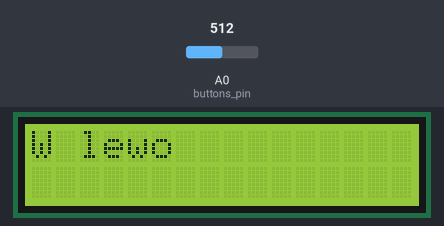
A sketch run on a simulated Arduino Uno, built with avr-gcc and run on an emulated ATmega328P. Parts: 16×2 character LCD. The test bench sets the inputs (shaded band); at power-on: A0 (buttons_pin) = 512. What the sketch prints to the serial monitor is not drawn.

Above: at 1.2 s.
1.3 s: A0 (buttons_pin) set to 490
At 1.9 s:
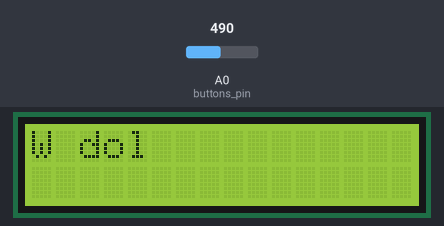
2.8 s: A0 (buttons_pin) set to 313
At 3.2 s:
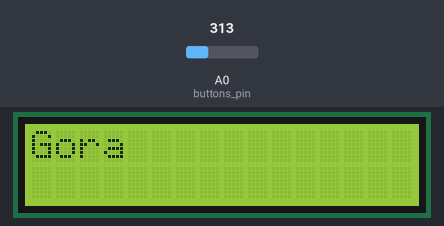
5.8 s: A0 (buttons_pin) set to 0
At 6.9 s:
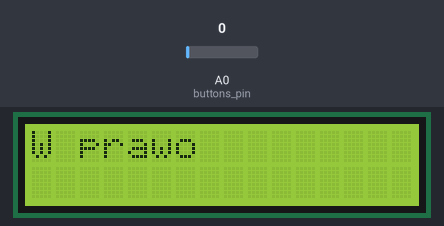
7.3 s: A0 (buttons_pin) set to 750
At 8.3 s:
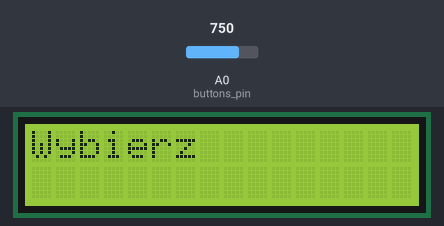
8.8 s: A0 (buttons_pin) set to 306
At 9.6 s:
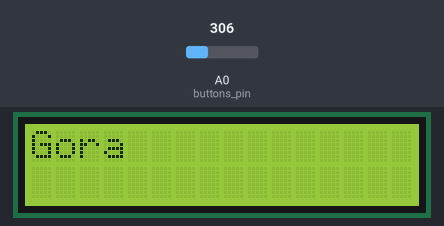
Timing chart, 0 to 10.0 s (numbered marks = the images above; inputs shaded):
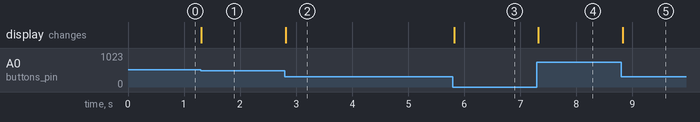

Measured:
- after the input at 1.3 s, the display: changes at once (image 1)
- after the input at 2.8 s, the display: changes at once (image 2)
- after the input at 5.8 s, the display: changes at once (image 3)
- after the input at 7.3 s, the display: changes at once (image 4)
- after the input at 8.8 s, the display: changes at once (image 5)

The sketch:

yciski_lcd_na_wyswietlaczu_0.2_tablice_do_wyswieltania_znako.ino
```cpp
#include <LiquidCrystal.h> //biblioteka do obsługi LCD

LiquidCrystal lcd (8,9,4,5,6,7); //piny pod ktory jest podpiety wyswietlacz
   int numRows = 2;
   int numCols = 16;
   //^ "opis" wyswietlacza: wiersze; kolumny;

   char* buttons[] ={"Gora", "W dol", "W lewo", "W prawo", "Wybierz"};
   //^tablica/wskaznik do przechowywania napisow wyswielanych po nacisniecu przyciskow

  unsigned long tap_time = 0UL;   //zmienna na czas wduszenia klawisza (w mils)
  unsigned long wait_time = 100UL ; //zmienna na odczekanie do stabilizacji przycisku
  // ^ bieda debouncing
  int buttons_pin = A0; // tutaj, bo mi funkcje nie widza :(

void setup() {

   lcd.begin(numRows,numCols);
   lcd.clear();

   pinMode(buttons_pin, INPUT); //pod A0 jest piec przyciskow na shield'zie
   Serial.begin(9600); //by dzialala funkcja podlgad
   lcd.print("Tap button");
   }

void loop() {

  //int Volt (analogRead(A0));


  if (analogRead(buttons_pin) <1021) button_decode();


}

void podglad(int x) { //do odczytu zmiennych przez interfejs UART

    Serial.println(x);
}

 byte przyciski (int Volt){

  tap_time = millis();

  if ((Volt ==0 && Volt <140) && (millis() + tap_time > wait_time)) {//przycsk prawo

   return 3;

   }

  else if ((Volt >144 && Volt <323) && (millis() + tap_time > wait_time)){//przycsk gora

   return 0;
  }
  else if ((Volt > 327 && Volt <500) && (millis() + tap_time > wait_time)){//przycsk dol

   return 1;
  }
 else if ((Volt > 504 && Volt <740) && (millis() + tap_time > wait_time)){//przycsk lewo
    return 2;
  }
  else if ((Volt > 741 && Volt <1000) && (millis() + tap_time > wait_time)){//przycsk select
    return 4;
  }

 }

 void button_decode(){

  int Volt (analogRead(buttons_pin));

  byte button_state = 5;
  button_state = przyciski(Volt);

  podglad(button_state);


    switch (przyciski(Volt)) {
    case 3:

      podglad(Volt);
      podglad(button_state);


      lcd.clear();
      lcd.print(buttons[3]);

    break;

    case  0:
      podglad(Volt);
      lcd.clear();
      lcd.print(buttons[0]);
      break;

    case 1:
      podglad(Volt);
      lcd.clear();
      lcd.print(buttons[1]);
      break;

    case 2:
      podglad(Volt);
      lcd.clear();
      lcd.print(buttons[2]);
      break;

    case 4:
      podglad(Volt);
      lcd.clear();
      lcd.print(buttons[4]);
      break;

    default:
      // if nothing else matches, do the default
      // default is optional
    break;
  }


 }
```
